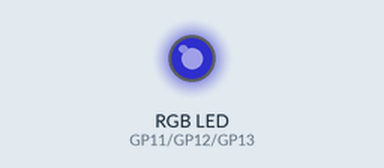
This program was run on a simulated Raspberry Pi Pico running MicroPython. Parts: an RGB LED mixed from three pins (HIGH = lit). Dim RGB values are drawn brighter than linear; what the program prints to the serial console is not drawn. At 0.0 s the program stops and its outputs stay as they are.

Above: at 0.1 s.
Timing chart, 0 to 1.5 s (numbered marks = the images above):
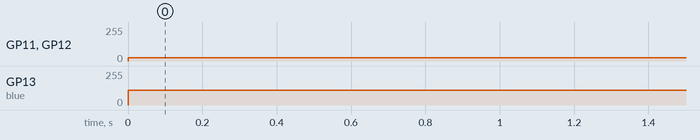

The program:

rgbLED_hexcode_sample.py
```python
# -*- coding: utf-8 -*-
"""Controlling RGB LED with hex code
Small script to use a rgb led connected to the pico.
You can use hexcodes to show different colors
"""

from machine import Pin, PWM
from time import sleep

# Color in RGB-Hexcode (6 characters)
# https://www.rgbtohex.net/rgb/
color = '191970'
# set red,green and blue pins
redPin = 11
greenPin = 12
bluePin = 13

# do the stuff
print('color hexcode:', color)

if (len(color) == 6):
    color_red = int(color[0].strip() + color[1].strip(), 16)
    print('R:', color_red)
    color_green = int(color[2].strip() + color[3].strip(), 16)
    print('G:', color_green)
    color_blue = int(color[4].strip() + color[5].strip(), 16)
    print('B:', color_blue)
else:
    print('wrong colorcode!')
    exit

red = PWM(Pin(redPin))
red.freq(1000)
red.duty_u16(color_red * 256)

green = PWM(Pin(greenPin))
green.freq(1000)
green.duty_u16(color_green * 256)

blue = PWM(Pin(bluePin))
blue.freq(1000)
blue.duty_u16(color_blue * 256)
```

Measured:
- by itself, GP11 (red), GP12 (green): 0/255 → 25/255 at 0.00 s
- by itself, GP13 (blue): 0/255 → 112/255 at 0.00 s
